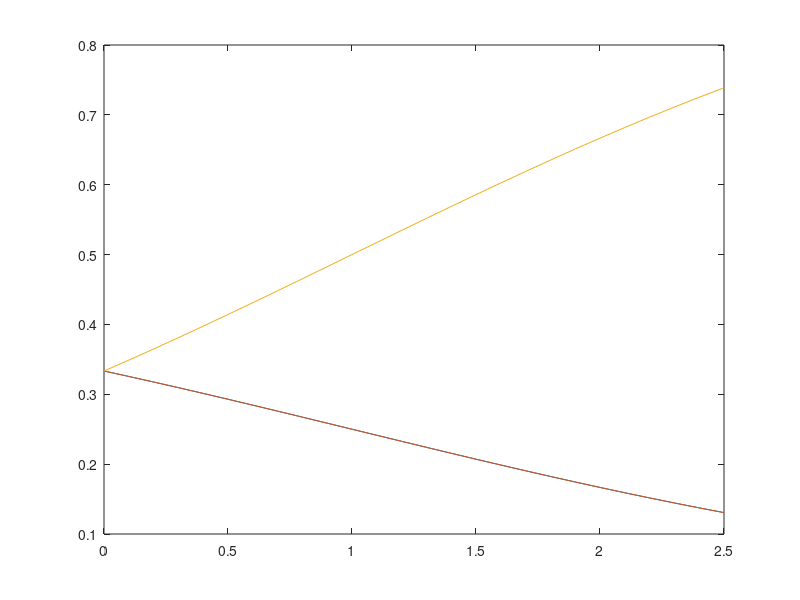

Write the MATLAB code that produced this figure. (Note: this script raises an error after producing the figure.)
%% Figure 3 from  Knies, Lorca, and Melo (2021)
% Calculates route choice probabilities for Figure 2 for varying kappa = 0 to 2.5
% Generates Figure 3
% Last Updated: August 2021
clear all
clc 

% Instantaneous edge costs
a1 = 1.9;
a2 = 2;
a3 = 0.1;
a4 = 0.1;

% Parameter of interest: Kappa, the choice aversion parameter
kap = 0:0.1:2.5;
theta = 1; % unused in our model, but just an edge cost scale parameter
% used more in other PSL models

% Route utilities (minimizing costs = maximizing negative costs)
u1 = -theta*(a1+a3);
u2 = -theta*(a1+a4);
u3 = -theta*(a2);

% Choice set size for each route
% Note Aji =\= the notation in the paper. 
% For simplicity of code, here Aji = product of choice set cardinality at
% each node along route i in the network. 
Aj1=2*2*1;
Aj2=2*2*1;
Aj3=2*1*1;


% Route probabilities
P1 = exp(u1)./(((Aj1./Aj1).^kap).*exp(u1)+((Aj1./Aj2).^kap).*exp(u2)+((Aj1./Aj3).^kap).*exp(u3));
P2 = exp(u2)./(((Aj2./Aj1).^kap).*exp(u1)+((Aj2./Aj2).^kap).*exp(u2)+((Aj2./Aj3).^kap).*exp(u3));
P3 = exp(u3)./(((Aj3./Aj1).^kap).*exp(u1)+((Aj3./Aj2).^kap).*exp(u2)+((Aj3./Aj3).^kap).*exp(u3));
P = P1+P2+P3;

%Figure for varying kappa
figure
r = plot(kap,P1,kap,P2,kap,P3);
r(1).LineWidth = 2;
r(2).LineWidth = 2;
r(2).LineStyle = ":";
r(3).LineWidth = 2;
legend({'Route 1','Route 2','Route 3'},'Location','northwest')
xlabel('\kappa')
ylabel('Path Choice Probability')